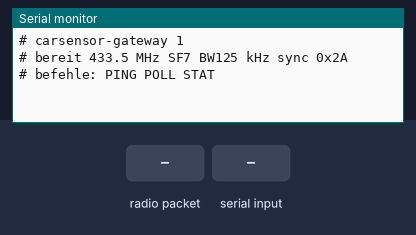
The sketch below on a simulated ESP32-C3. Parts: the last lines printed to the serial monitor. Inputs (shaded band) come from the test bench. No radio packets arrive unless stated.

Above: at 3.2 s.
3.3 s: radio packet "PS1," arrives
At 4.0 s:
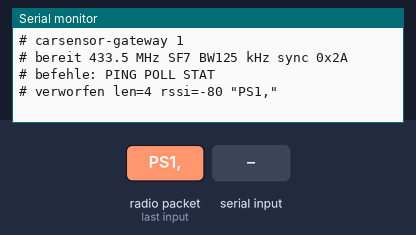
4.8 s: "PS1,\n" received over Serial
At 5.2 s:
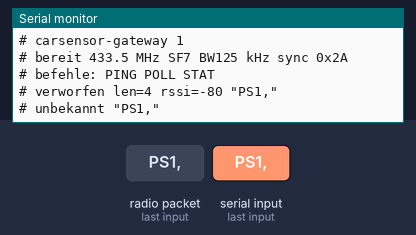
6.3 s: radio packet "PING" arrives
At 7.5 s:
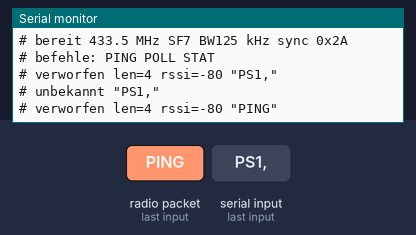
7.8 s: "PING\n" received over Serial
At 8.7 s:
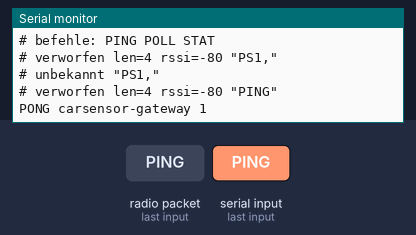
9.3 s: radio packet "POLL" arrives
At 9.8 s:
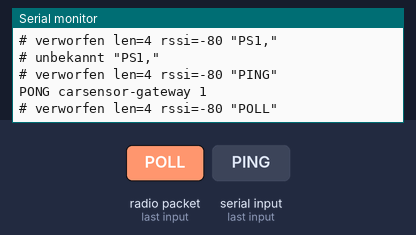
10.8 s: "POLL\n" received over Serial
At 12.2 s:
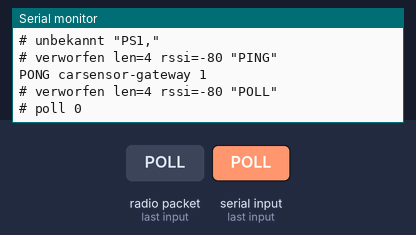

Measured:
- after the input at 3.3 s, the serial monitor: prints a new line at once (image 1)
- after the input at 4.8 s, the serial monitor: prints a new line at once (image 2)
- after the input at 6.3 s, the serial monitor: prints a new line at once (image 3)
- after the input at 7.8 s, the serial monitor: prints a new line at once (image 4)
- after the input at 9.3 s, the serial monitor: prints a new line at once (image 5)
- after the input at 10.8 s, the serial monitor: prints a new line at once (image 6)

The sketch:

lora_gateway.ino
```cpp
/*
 * LoRa-Gateway -- Empfaenger der Parksensoren, Bruecke zum Rechner
 *
 * Haelt nichts fest und entscheidet nichts. Es nimmt LoRa-Pakete an, prueft
 * die Pruefsumme und schreibt jedes gute Paket als eine Zeile auf die serielle
 * Schnittstelle. Alles Weitere macht gateway.py auf dem Rechner.
 *
 * Diese Arbeitsteilung ist Absicht: der Mikrocontroller hat keine Uhr, kein
 * WLAN-Zertifikat und keinen Speicher fuer eine Warteschlange. Der Rechner hat
 * alles davon. Faellt die Verbindung zum Server aus, sammelt der Rechner --
 * nicht dieser Sketch.
 *
 * Funkmodul: SX1278 (433 MHz), Bibliothek "LoRa" von Sandeep Mistry:
 *   arduino-cli lib install LoRa
 * Die Bibliothek bedient SX1276 bis SX1278 gleich -- die Chips unterscheiden
 * sich im Frequenzbereich, nicht in den Registern.
 *
 * Verdrahtung (ESP32-C3, frei waehlbar -- der C3 routet SPI ueber die Matrix):
 *   SX1278       ESP32-C3
 *   VCC   ->     3V3          ACHTUNG: 3,3 V, das Modul ist nicht 5-V-fest
 *   GND   ->     GND
 *   SCK   ->     GPIO 6
 *   MISO  ->     GPIO 1
 *   MOSI  ->     GPIO 7
 *   NSS   ->     GPIO 10
 *   RST   ->     GPIO 3
 *   DIO0  ->     nicht noetig (siehe unten)
 *   ANT   ->     mitgelieferte Antenne. Ersatz: 17,3 cm Draht (Viertel der
 *                Wellenlaenge bei 433 MHz). NIE ohne Antenne senden.
 *
 * GPIO 2, 8 und 9 bleiben frei: das sind Strapping-Pins. Zieht das Funkmodul
 * einen davon beim Einschalten auf den falschen Pegel, startet der C3 nicht
 * oder landet im Bootloader.
 *
 * DIO0 wird nicht gebraucht, weil loop() ohnehin alle paar Millisekunden
 * LoRa.parsePacket() aufruft und damit das Interrupt-Register pollt. Das spart
 * eine Leitung und einen Strapping-freien Pin. Wer das Modul fest verbaut,
 * kann DIO0 anschliessen und unten eintragen.
 *
 * Boards mit fest verbautem Funkmodul -- dann nur diese Werte eintragen:
 *   Heltec WiFi LoRa 32 V2:  NSS 18, RST 14, DIO0 26, SCK 5, MISO 19, MOSI 27
 *   TTGO LoRa32 V1:          NSS 18, RST 14, DIO0 26, SCK 5, MISO 19, MOSI 27
 *   Arduino Uno + SX1278:    NSS 10, RST  9, DIO0  2, SPI liegt auf 13/12/11
 *
 * Serielle Ausgabe, eine Zeile je Ereignis:
 *   RX,PS1,<knoten>,<F|B|?>,<mV>,<seq>,<crc>,<rssi>,<snr>
 * Zeilen mit '#' am Anfang sind Kommentar und duerfen ignoriert werden.
 *
 * Befehle vom Rechner (eine Zeile, Gross-/Kleinschreibung egal):
 *   POLL   gibt den Ringpuffer noch einmal aus (Rechner war noch nicht da)
 *   STAT   Zaehler: empfangen, verworfen, Laufzeit
 *   PING   antwortet PONG -- damit findet gateway.py den richtigen Port
 */

#include <SPI.h>
#include <LoRa.h>

// ---------------------------------------------------------------- Konfiguration

#define PIN_SCK   6
#define PIN_MISO  1
#define PIN_MOSI  7
#define PIN_NSS  10
#define PIN_RST   3
#define PIN_DIO0 -1            // -1 = pollen statt Interrupt

// SX1278 = 433-MHz-Baureihe. 433,5 statt 433,92, weil dort Autoschluessel und
// Funkthermometer sitzen. Muss mit dem Sensor uebereinstimmen.
#define LORA_FREQ     433.5E6
#define LORA_SF       7        // 7 = schnell und stromsparend, 12 = weiteste Reichweite
#define LORA_BW       125E3
#define LORA_CR       5        // 4/5
#define LORA_SYNCWORD 0x2A     // eigenes Netz; fremder Verkehr wird ignoriert

#define RING_N   16            // gepufferte Pakete fuer POLL
#define ZEILE_N  64

// ---------------------------------------------------------------- Zustand

char     ring[RING_N][ZEILE_N];
uint8_t  ringSchreib = 0;
uint8_t  ringAnzahl  = 0;

uint32_t nEmpfangen = 0;       // Pakete mit gueltiger Pruefsumme
uint32_t nVerworfen = 0;       // Pruefsumme oder Format falsch
bool     funkOk = false;

// ---------------------------------------------------------------- Pruefsumme

// CRC-16/CCITT-FALSE, Polynom 0x1021, Startwert 0xFFFF.
// Dieselbe Funktion steckt im Sensor und in gateway.py -- Testvektor:
// "123456789" ergibt 0x29B1.
uint16_t crc16(const char *daten, size_t laenge) {
  uint16_t crc = 0xFFFF;
  for (size_t i = 0; i < laenge; i++) {
    crc ^= (uint16_t)(uint8_t)daten[i] << 8;
    for (uint8_t b = 0; b < 8; b++)
      crc = (crc & 0x8000) ? (uint16_t)((crc << 1) ^ 0x1021) : (uint16_t)(crc << 1);
  }
  return crc;
}

// ---------------------------------------------------------------- Ringpuffer

void ringAblegen(const char *zeile) {
  strncpy(ring[ringSchreib], zeile, ZEILE_N - 1);
  ring[ringSchreib][ZEILE_N - 1] = '\0';
  ringSchreib = (ringSchreib + 1) % RING_N;
  if (ringAnzahl < RING_N) ringAnzahl++;
}

void ringAusgeben() {
  Serial.printf("# poll %u\n", ringAnzahl);
  uint8_t start = (ringSchreib + RING_N - ringAnzahl) % RING_N;
  for (uint8_t i = 0; i < ringAnzahl; i++)
    Serial.println(ring[(start + i) % RING_N]);
}

// ---------------------------------------------------------------- Empfang

// Erwartet PS1,<knoten>,<status>,<mV>,<seq>,<crc>. Geprueft wird nur die
// Pruefsumme -- die Felder selbst wertet der Rechner aus. Ein Gateway, das
// den Inhalt versteht, muesste bei jeder Protokollaenderung neu geflasht
// werden; eines, das nur weiterreicht, nicht.
bool paketPruefen(const char *nutzlast) {
  const char *letztesKomma = strrchr(nutzlast, ',');
  if (!letztesKomma) return false;
  if (strncmp(nutzlast, "PS1,", 4) != 0) return false;

  size_t rumpf = (size_t)(letztesKomma - nutzlast);
  uint16_t soll = (uint16_t)strtoul(letztesKomma + 1, nullptr, 16);
  return crc16(nutzlast, rumpf) == soll;
}

void paketVerarbeiten(int laenge) {
  char nutzlast[ZEILE_N];
  int n = 0;
  while (LoRa.available() && n < (int)sizeof(nutzlast) - 1) {
    char c = (char)LoRa.read();
    if (c == '\r' || c == '\n') break;
    nutzlast[n++] = c;
  }
  nutzlast[n] = '\0';
  while (LoRa.available()) LoRa.read();          // Rest verwerfen

  int   rssi = LoRa.packetRssi();
  float snr  = LoRa.packetSnr();

  if (!paketPruefen(nutzlast)) {
    nVerworfen++;
    Serial.printf("# verworfen len=%d rssi=%d \"%s\"\n", laenge, rssi, nutzlast);
    return;
  }

  nEmpfangen++;
  char zeile[ZEILE_N];
  snprintf(zeile, sizeof(zeile), "RX,%s,%d,%.1f", nutzlast, rssi, snr);
  ringAblegen(zeile);
  Serial.println(zeile);
}

// ---------------------------------------------------------------- Befehle

void befehl(const String &roh) {
  String b = roh;
  b.trim();
  b.toUpperCase();
  if (b == "PING")      Serial.println(F("PONG carsensor-gateway 1"));
  else if (b == "POLL") ringAusgeben();
  else if (b == "STAT")
    Serial.printf("# stat empfangen=%lu verworfen=%lu laufzeit_s=%lu funk=%s\n",
                  (unsigned long)nEmpfangen, (unsigned long)nVerworfen,
                  (unsigned long)(millis() / 1000), funkOk ? "ok" : "fehler");
  else if (b.length())  Serial.printf("# unbekannt \"%s\"\n", b.c_str());
}

void konsole() {
  static String puffer;
  while (Serial.available()) {
    char c = (char)Serial.read();
    if (c == '\n') { befehl(puffer); puffer = ""; }
    else if (c != '\r' && puffer.length() < 32) puffer += c;
  }
}

// ---------------------------------------------------------------- Setup/Loop

void setup() {
  Serial.begin(115200);
  delay(2000);
  Serial.println();
  Serial.println(F("# carsensor-gateway 1"));

  SPI.begin(PIN_SCK, PIN_MISO, PIN_MOSI, PIN_NSS);
  LoRa.setPins(PIN_NSS, PIN_RST, PIN_DIO0);

  if (!LoRa.begin(LORA_FREQ)) {
    Serial.println(F("# FEHLER Funkmodul antwortet nicht -- Verdrahtung und 3,3 V pruefen"));
  } else {
    LoRa.setSpreadingFactor(LORA_SF);
    LoRa.setSignalBandwidth(LORA_BW);
    LoRa.setCodingRate4(LORA_CR);
    LoRa.setSyncWord(LORA_SYNCWORD);
    LoRa.enableCrc();
    LoRa.receive();
    funkOk = true;
    Serial.printf("# bereit %.1f MHz SF%d BW%.0f kHz sync 0x%02X\n",
                  LORA_FREQ / 1e6, LORA_SF, LORA_BW / 1e3, LORA_SYNCWORD);
  }
  Serial.println(F("# befehle: PING POLL STAT"));
}

void loop() {
  konsole();

  int laenge = LoRa.parsePacket();
  if (laenge > 0) paketVerarbeiten(laenge);

  // Lebenszeichen, damit am Rechner erkennbar ist, dass die Bruecke laeuft
  // und nicht nur gerade niemand funkt.
  static uint32_t tHeartbeat = 0;
  if (millis() - tHeartbeat >= 60000) {
    tHeartbeat = millis();
    Serial.printf("# alive empfangen=%lu verworfen=%lu\n",
                  (unsigned long)nEmpfangen, (unsigned long)nVerworfen);
  }
}
```
